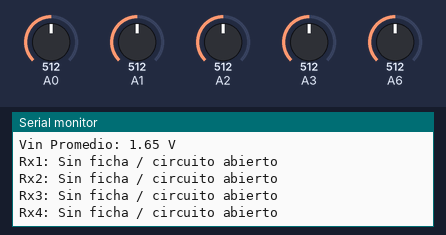
Recording of a sketch running on a simulated Arduino Nano, built with avr-gcc and run on an emulated ATmega328P. Parts: the last lines printed to the serial monitor. Inputs (shaded band) come from the test bench; at power-on: A0 = 512, A1 = 512, A2 = 512, A3 = 512, A6 = 512.

Above: at 1.4 s.
1.5 s: A0 set to 516
At 2.8 s:
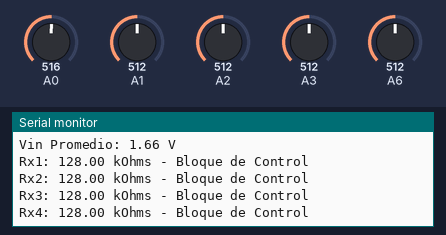
3.4 s: A1 set to 306
6.4 s: A2 set to 90
At 8.0 s:
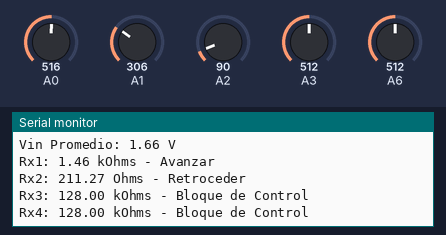
9.4 s: A3 set to 30
At 10.5 s:
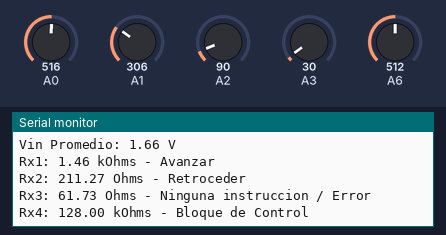
12.4 s: A0 set to 610
At 14.3 s:
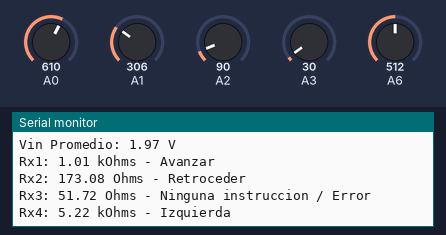
15.4 s: A6 set to 610
At 16.9 s:
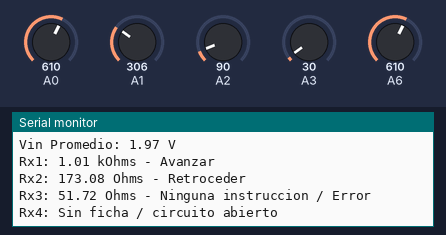
Timing chart, 0 to 18.4 s (numbered marks = the images above; inputs shaded):
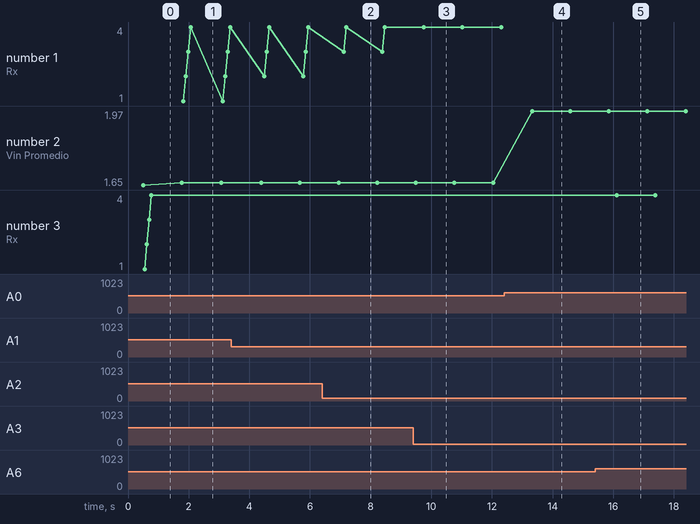

The sketch:

tablero_esclavo.ino
```cpp
// ---------------------------------------------------------------------------------------
// Código para Medidor de 4 Resistencias con Arduino Nano (ESCLAVO I2C)
// Utiliza A0 para medir Vin y A1, A2, A3, A6 para medir Vout de cada divisor.
// Nota: A4 y A5 quedan para comunicación I2C con el Arduino maestro.
// ---------------------------------------------------------------------------------------

#include <Wire.h>
#include <math.h>

// Dirección I2C única para este Arduino de columna
#define I2C_SLAVE_ADDRESS 0x01

// Pines
#define inputVoltaje A0
#define dividerInput1 A1
#define dividerInput2 A2
#define dividerInput3 A3
#define dividerInput4 A6

// Parámetros eléctricos
#define RC 1000
const float ADC_REFERENCE_VOLTAGE = 3.3;

// Cantidad de canales de instrucción por esclavo
const int NUM_CHANNELS = 4;

// Rangos de clasificación (Ohms)
const float RANGO_ARRIBA_MIN = 800.0;
const float RANGO_ARRIBA_MAX = 1600.0;

const float RANGO_ABAJO_MIN = 100.0;
const float RANGO_ABAJO_MAX = 600.0;

const float RANGO_IZQ_MIN = 3000.0;
const float RANGO_IZQ_MAX = 6000.0;

const float RANGO_DER_MIN = 1700.0;
const float RANGO_DER_MAX = 2600.0;

// Ajustado para evitar falsos positivos de fichas vacías/ruido
const float RANGO_BLOQUE_MIN = 70000.0;
const float RANGO_BLOQUE_MAX = 130000.0;

const float RANGO_MELODIA_MIN = 7000.0;
const float RANGO_MELODIA_MAX = 15000.0;

// Umbrales de validación
const float VIN_MIN_VALIDO = 0.05;
const float VOUT_MIN_CORTO = 0.005;
const float DEN_MIN = 0.01;
const float RATIO_OPEN_CIRCUIT = 1.3;
const float RES_MAX_VALIDA = 200000.0;

float measuredResistances[NUM_CHANNELS];
float valueInstruction[NUM_CHANNELS];

union FloatBytes {
  float f;
  byte b[4];
};

enum ActionType {
  MOVER_ARRIBA = 1,
  MOVER_ABAJO = 2,
  MOVER_IZQUIERDA = 3,
  MOVER_DERECHA = 4,
  BLOQUE_CONTROL = 5,
  MELODIA_1 = 6,
};

float getVoltage(int analogPin);
float getAverageVoltage(int analogPinToMeasure);
float getResistanceValue(float v2, float v1);
ActionType mapResistanceToAction(float resistanceValue);
String getAccionText(ActionType action);
void printResistance(float resistance, int rxNumber);
void getValorInstruction();
void requestEvent();

void setup() {
  Serial.begin(4800);

  Wire.begin(I2C_SLAVE_ADDRESS);
  Wire.onRequest(requestEvent);

  Serial.println("----------------------------------");
  Serial.println(" Medidor de 4 Resistencias Activo ");
  Serial.println("----------------------------------");
  Serial.print("Voltaje de referencia ADC: ");
  Serial.print(ADC_REFERENCE_VOLTAGE, 1);
  Serial.println(" V");
  Serial.print("Resistencia de referencia (R1): ");
  Serial.print(RC);
  Serial.println(" Ohmios");
  Serial.print("Direccion I2C: 0x");
  Serial.println(I2C_SLAVE_ADDRESS, HEX);
}

float getVoltage(int analogPin) {
  analogRead(analogPin);
  delayMicroseconds(200);

  int bits = analogRead(analogPin);
  float dividerVoltage = (bits * ADC_REFERENCE_VOLTAGE) / 1023.0;
  return dividerVoltage;
}

float getAverageVoltage(int analogPinToMeasure) {
  const int samples = 12;
  float sumVoltage = 0;

  for (int i = 0; i < samples; i++) {
    sumVoltage += getVoltage(analogPinToMeasure);
    delayMicroseconds(150);
  }

  return sumVoltage / samples;
}

float getResistanceValue(float v2, float v1) {
  if (v1 < VIN_MIN_VALIDO) {
    return -1.0;
  }

  if (v2 <= VOUT_MIN_CORTO) {
    return -2.0;
  }

  if ((v2 / v1) >= 11) {
    return -999.0;
  }

  float denominator = (v1 - v2);
  if (denominator <= DEN_MIN) {
    return -999.0;
  }

  float resistance = (v2 * RC) / denominator;

  if (isnan(resistance) || isinf(resistance) || resistance <= 0.0 || resistance > RES_MAX_VALIDA) {
    return -3.0;
  }

  return resistance;
}

void printResistance(float resistance, int rxNumber) {
  Serial.print("Rx");
  Serial.print(rxNumber);
  Serial.print(": ");

  if (resistance == -999.0) {
    Serial.println("Sin ficha / circuito abierto");
    return;
  }

  if (resistance < 0) {
    Serial.println("CORTO / Valor Invalido");
    return;
  }

  if (resistance >= 1000.0) {
    Serial.print(resistance / 1000.0, 2);
    Serial.print(" kOhms - ");
  } else {
    Serial.print(resistance, 2);
    Serial.print(" Ohms - ");
  }

  Serial.println(getAccionText(mapResistanceToAction(resistance)));
}

void getValorInstruction() {
  for (int i = 0; i < NUM_CHANNELS; i++) {
    if (measuredResistances[i] > 0) {
      valueInstruction[i] = mapResistanceToAction(measuredResistances[i]);
    } else {
      valueInstruction[i] = 0;
    }
  }
}

ActionType mapResistanceToAction(float resistanceValue) {
  if (resistanceValue <= 0) {
    return (ActionType)-1;
  }

  if (resistanceValue >= RANGO_ARRIBA_MIN && resistanceValue <= RANGO_ARRIBA_MAX) {
    return MOVER_ARRIBA;
  }

  if (resistanceValue >= RANGO_ABAJO_MIN && resistanceValue <= RANGO_ABAJO_MAX) {
    return MOVER_ABAJO;
  }

  if (resistanceValue >= RANGO_IZQ_MIN && resistanceValue <= RANGO_IZQ_MAX) {
    return MOVER_IZQUIERDA;
  }

  if (resistanceValue >= RANGO_DER_MIN && resistanceValue <= RANGO_DER_MAX) {
    return MOVER_DERECHA;
  }

  if (resistanceValue >= RANGO_MELODIA_MIN && resistanceValue <= RANGO_MELODIA_MAX) {
    return MELODIA_1;
  }

  if (resistanceValue >= RANGO_BLOQUE_MIN && resistanceValue <= RANGO_BLOQUE_MAX) {
    return BLOQUE_CONTROL;
  }

  return (ActionType)0;
}

void requestEvent() {
  for (int i = 0; i < NUM_CHANNELS; i++) {
    FloatBytes fb;

    if (valueInstruction[i] > 0) {
      fb.f = valueInstruction[i];
    } else {
      fb.f = -1;
    }

    Wire.write(fb.b, 4);
  }
}

String getAccionText(ActionType action) {
  switch (action) {
    case MOVER_ARRIBA:    return "Avanzar";
    case MOVER_ABAJO:     return "Retroceder";
    case MOVER_IZQUIERDA: return "Izquierda";
    case MOVER_DERECHA:   return "Derecha";
    case BLOQUE_CONTROL:  return "Bloque de Control";
    case MELODIA_1:       return "Melodia";
    default:              return "Ninguna instruccion / Error";
  }
}

void loop() {
  Serial.println("--------------------------------");

  float avgInputVoltage = getAverageVoltage(inputVoltaje);
  Serial.print("Vin Promedio: ");
  Serial.print(avgInputVoltage, 2);
  Serial.println(" V");

  float avgDividerVoltage_Rx1 = getAverageVoltage(dividerInput1);
  measuredResistances[0] = getResistanceValue(avgDividerVoltage_Rx1, avgInputVoltage);
  printResistance(measuredResistances[0], 1);

  float avgDividerVoltage_Rx2 = getAverageVoltage(dividerInput2);
  measuredResistances[1] = getResistanceValue(avgDividerVoltage_Rx2, avgInputVoltage);
  printResistance(measuredResistances[1], 2);

  float avgDividerVoltage_Rx3 = getAverageVoltage(dividerInput3);
  measuredResistances[2] = getResistanceValue(avgDividerVoltage_Rx3, avgInputVoltage);
  printResistance(measuredResistances[2], 3);

  float avgDividerVoltage_Rx4 = getAverageVoltage(dividerInput4);
  measuredResistances[3] = getResistanceValue(avgDividerVoltage_Rx4, avgInputVoltage);
  printResistance(measuredResistances[3], 4);

  getValorInstruction();

  delay(1000);
}
```

Measured:
- the behaviour switches between 515 and 516 on A0 (found by bisection; images 0 and 1)
- after the input at 1.5 s, the serial monitor: prints a new line after 0.28 s (image 1)
- after the input at 6.4 s, the serial monitor: prints a new line after 0.66 s (image 2)
- after the input at 9.4 s, the serial monitor: prints a new line after 0.25 s (image 3)
- after the input at 12.4 s, the serial monitor: prints a new line after 0.93 s (image 4)
- after the input at 15.4 s, the serial monitor: prints a new line after 0.71 s (image 5)
- plotted number 2: 1.65 → 1.66 after the input at 1.5 s, 1.66 → 1.97 after the input at 12.4 s
